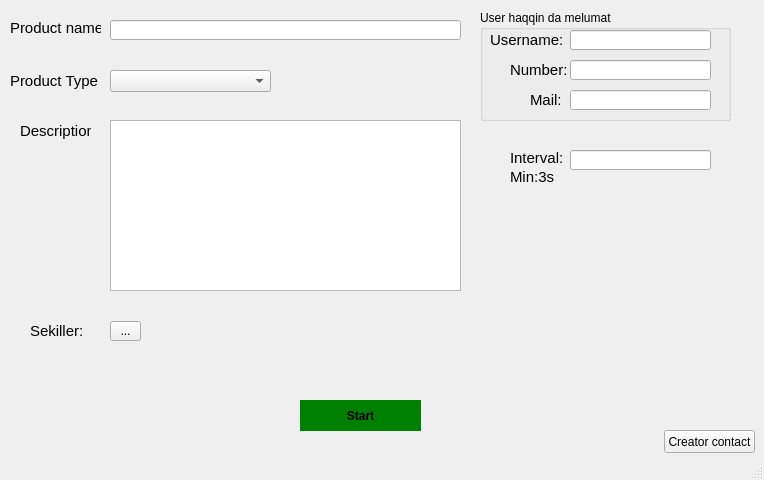
<?xml version="1.0" encoding="UTF-8"?>
<ui version="4.0">
 <class>MainWindow</class>
 <widget class="QMainWindow" name="MainWindow">
  <property name="geometry">
   <rect>
    <x>0</x>
    <y>0</y>
    <width>764</width>
    <height>480</height>
   </rect>
  </property>
  <property name="maximumSize">
   <size>
    <width>764</width>
    <height>480</height>
   </size>
  </property>
  <property name="windowTitle">
   <string>MainWindow</string>
  </property>
  <property name="styleSheet">
   <string notr="true">QLabel
{
font-size:15px;


}</string>
  </property>
  <widget class="QWidget" name="centralwidget">
   <widget class="QComboBox" name="comboBox">
    <property name="geometry">
     <rect>
      <x>110</x>
      <y>70</y>
      <width>161</width>
      <height>22</height>
     </rect>
    </property>
    <property name="styleSheet">
     <string notr="true">comboBox
{
width:auto;

}</string>
    </property>
   </widget>
   <widget class="QLabel" name="label">
    <property name="geometry">
     <rect>
      <x>20</x>
      <y>120</y>
      <width>71</width>
      <height>21</height>
     </rect>
    </property>
    <property name="text">
     <string>Description</string>
    </property>
   </widget>
   <widget class="QLabel" name="label_6">
    <property name="geometry">
     <rect>
      <x>10</x>
      <y>70</y>
      <width>91</width>
      <height>21</height>
     </rect>
    </property>
    <property name="text">
     <string>Product Type</string>
    </property>
   </widget>
   <widget class="QLineEdit" name="lineEdit">
    <property name="geometry">
     <rect>
      <x>110</x>
      <y>20</y>
      <width>351</width>
      <height>20</height>
     </rect>
    </property>
   </widget>
   <widget class="QLabel" name="label_11">
    <property name="geometry">
     <rect>
      <x>430</x>
      <y>410</y>
      <width>201</width>
      <height>16</height>
     </rect>
    </property>
    <property name="styleSheet">
     <string notr="true">Qlabel{
width:auto;
}</string>
    </property>
    <property name="text">
     <string/>
    </property>
   </widget>
   <widget class="QToolButton" name="toolButton">
    <property name="geometry">
     <rect>
      <x>110</x>
      <y>321</y>
      <width>31</width>
      <height>20</height>
     </rect>
    </property>
    <property name="text">
     <string>...</string>
    </property>
   </widget>
   <widget class="QGroupBox" name="groupBox">
    <property name="geometry">
     <rect>
      <x>480</x>
      <y>10</y>
      <width>251</width>
      <height>111</height>
     </rect>
    </property>
    <property name="title">
     <string>User haqqin da melumat</string>
    </property>
    <widget class="QLineEdit" name="lineEdit_2">
     <property name="geometry">
      <rect>
       <x>90</x>
       <y>20</y>
       <width>141</width>
       <height>20</height>
      </rect>
     </property>
    </widget>
    <widget class="QLineEdit" name="lineEdit_3">
     <property name="geometry">
      <rect>
       <x>90</x>
       <y>50</y>
       <width>141</width>
       <height>20</height>
      </rect>
     </property>
    </widget>
    <widget class="QLabel" name="label_8">
     <property name="geometry">
      <rect>
       <x>50</x>
       <y>80</y>
       <width>41</width>
       <height>20</height>
      </rect>
     </property>
     <property name="text">
      <string>Mail:</string>
     </property>
    </widget>
    <widget class="QLabel" name="label_9">
     <property name="geometry">
      <rect>
       <x>30</x>
       <y>50</y>
       <width>61</width>
       <height>20</height>
      </rect>
     </property>
     <property name="text">
      <string>Number:</string>
     </property>
    </widget>
    <widget class="QLineEdit" name="lineEdit_4">
     <property name="geometry">
      <rect>
       <x>90</x>
       <y>80</y>
       <width>141</width>
       <height>20</height>
      </rect>
     </property>
     <property name="text">
      <string/>
     </property>
    </widget>
    <widget class="QLabel" name="label_12">
     <property name="geometry">
      <rect>
       <x>10</x>
       <y>20</y>
       <width>81</width>
       <height>20</height>
      </rect>
     </property>
     <property name="text">
      <string>Username:</string>
     </property>
    </widget>
   </widget>
   <widget class="QPushButton" name="pushButton">
    <property name="geometry">
     <rect>
      <x>300</x>
      <y>400</y>
      <width>121</width>
      <height>31</height>
     </rect>
    </property>
    <property name="styleSheet">
     <string notr="true">QPushButton
{
background-color:green;
border-radius:40px;
font-weight:bold;
}
QPushButton:hover

{
background-color:#00B241;
}</string>
    </property>
    <property name="text">
     <string>Start</string>
    </property>
   </widget>
   <widget class="QLabel" name="label_10">
    <property name="geometry">
     <rect>
      <x>150</x>
      <y>320</y>
      <width>321</width>
      <height>21</height>
     </rect>
    </property>
    <property name="styleSheet">
     <string notr="true">label10
{
width:auto;
}</string>
    </property>
    <property name="text">
     <string/>
    </property>
   </widget>
   <widget class="QLabel" name="label_5">
    <property name="geometry">
     <rect>
      <x>10</x>
      <y>20</y>
      <width>91</width>
      <height>16</height>
     </rect>
    </property>
    <property name="text">
     <string>Product name</string>
    </property>
   </widget>
   <widget class="QTextEdit" name="textEdit">
    <property name="geometry">
     <rect>
      <x>110</x>
      <y>120</y>
      <width>351</width>
      <height>171</height>
     </rect>
    </property>
    <property name="styleSheet">
     <string notr="true">QTextEdit
{
font-size:13px;
}</string>
    </property>
   </widget>
   <widget class="QLabel" name="label_4">
    <property name="geometry">
     <rect>
      <x>30</x>
      <y>320</y>
      <width>61</width>
      <height>21</height>
     </rect>
    </property>
    <property name="text">
     <string>Sekiller:</string>
    </property>
   </widget>
   <widget class="QLabel" name="label_2">
    <property name="geometry">
     <rect>
      <x>510</x>
      <y>150</y>
      <width>71</width>
      <height>16</height>
     </rect>
    </property>
    <property name="text">
     <string>Interval:</string>
    </property>
   </widget>
   <widget class="QLineEdit" name="lineEdit_5">
    <property name="geometry">
     <rect>
      <x>570</x>
      <y>150</y>
      <width>141</width>
      <height>20</height>
     </rect>
    </property>
   </widget>
   <widget class="QLabel" name="label_3">
    <property name="geometry">
     <rect>
      <x>510</x>
      <y>170</y>
      <width>47</width>
      <height>13</height>
     </rect>
    </property>
    <property name="text">
     <string>Min:3s</string>
    </property>
   </widget>
   <widget class="QPushButton" name="pushButton_2">
    <property name="geometry">
     <rect>
      <x>664</x>
      <y>430</y>
      <width>91</width>
      <height>23</height>
     </rect>
    </property>
    <property name="text">
     <string>Creator contact</string>
    </property>
   </widget>
  </widget>
  <widget class="QStatusBar" name="statusbar"/>
  <action name="actionAbout">
   <property name="text">
    <string>About</string>
   </property>
  </action>
 </widget>
 <resources/>
 <connections/>
</ui>
